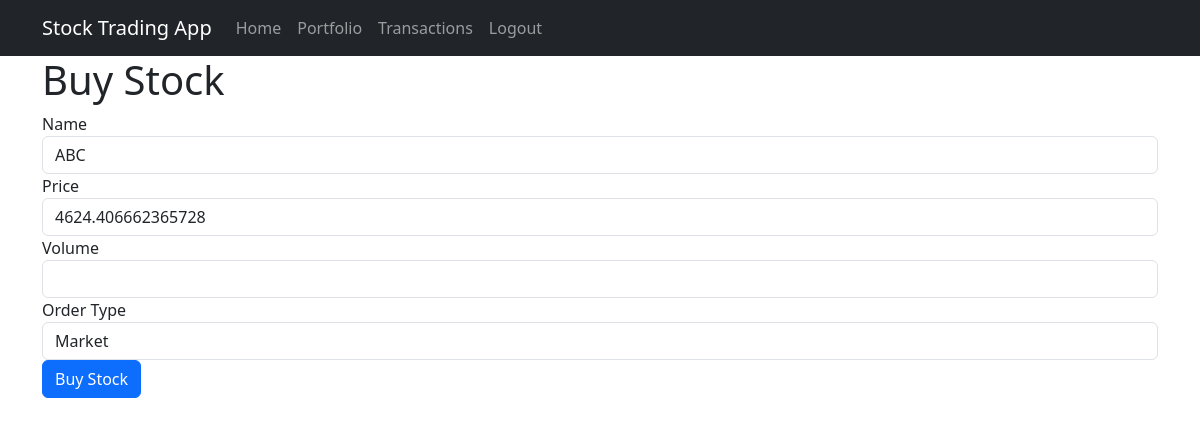
The page /buy_stock/1 (signed in) on the database as committed earlier.
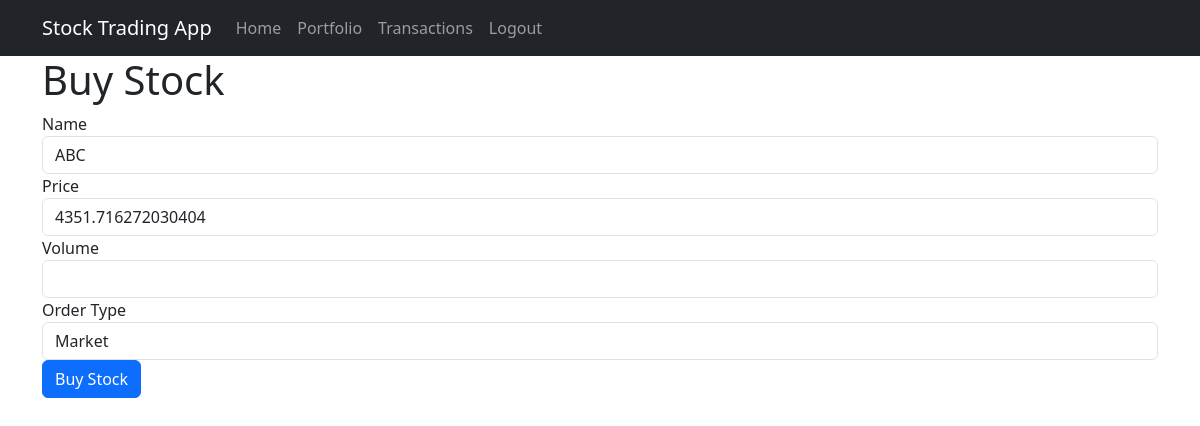
The same page on the database as committed later.
### models.py (models this page shows)
class Stock(db.Model):
    id = db.Column(db.Integer, primary_key=True)
    name = db.Column(db.String(100))
    volume = db.Column(db.Integer)
    price = db.Column(db.Float)
    prev_price = db.Column(db.Float, default=0.0)
    users = db.relationship('UserStock', backref='stock', lazy='dynamic')
    limit_orders = db.relationship('LimitOrder', backref='stock', lazy='dynamic')
    trades = db.relationship('Trade', backref='stock', lazy='dynamic')
    high = db.Column(db.Float, default=0.0)
    low = db.Column(db.Float, default=0.0)

### app.py (the view, shortened to what this page needs)
@app.route("/buy_stock/<int:stock_id>", methods=['GET', 'POST'])
@login_required
def buy_stock(stock_id):
    stock = Stock.query.get_or_404(stock_id)
    form = BuyStockForm()
    return render_template('buy_stock.html', title='Buy Stock', form=form, stock=stock)

### forms.py
class BuyStockForm(FlaskForm):
    volume = IntegerField('Volume', validators=[InputRequired(), NumberRange(min=1)])
    limit_price = DecimalField('Limit Order Price', validators=[Optional(), NumberRange(min=0)])
    expiration_date = DateField('Expiration Date', format='%Y-%m-%d', validators=[Optional()])
    order_type = SelectField('Order Type', choices=[('market', 'Market'), ('limit', 'Limit')], validators=[InputRequired()])

### app.py (called while the page is built)
@login_manager.user_loader
def load_user(user_id):
    return User.query.get(int(user_id))

### templates/buy_stock.html (shortened to what this page needs)
{% extends "base.html" %}
{% block content %}
    <h1>Buy Stock</h1>
    <form method="POST" action="{{ url_for('buy_stock', stock_id=stock.id) }}">
        <div class="form-group">
            <label for="name">Name</label>
            <input type="text" class="form-control" id="name" name="name" value="{{ stock.name }}" readonly>
        </div>
        <div class="form-group">
            <label for="price">Price</label>
            <input type="text" class="form-control" id="price" name="price" value="{{ stock.price }}" readonly>
        </div>
        <div class="form-group">
            <label for="volume">Volume</label>
            {{ form.volume(class="form-control") }}
        </div>
        <div class="form-group">
            <label for="order_type">Order Type</label>
            {{ form.order_type(class="form-control") }}
        </div>
        <button type="submit" class="btn btn-primary">Buy Stock</button>
    </form>
{% endblock %}

Rows that differ between the two databases and show on the page:
changed Stock "ABC": price "4624.406662365728" → "4351.716272030404"
